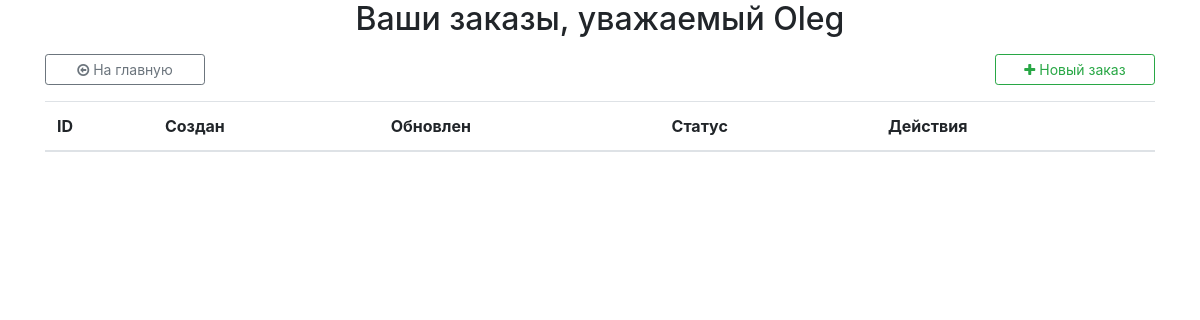
Before: /order/ (signed in) with the older database file.
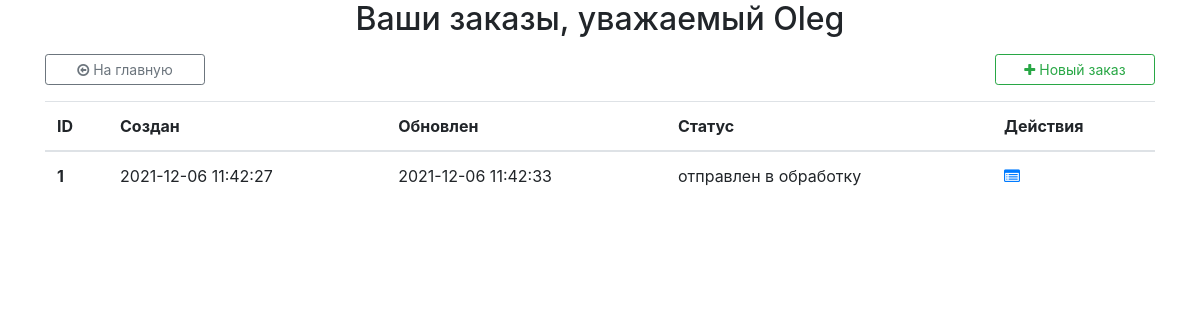
After: the same page with the newer database file.
### ordersapp/models.py (models this page shows, shortened)
class Order(models.Model):
    FORMING = "FM"
    SENT_TO_PROCEED = "STP"
    PROCEEDED = "PRD"
    PAID = "PD"
    READY = "RDY"
    CANCEL = "CNC"
    ORDER_STATUS_CHOICES = (
        (FORMING, "формируется"),
        (SENT_TO_PROCEED, "отправлен в обработку"),
        (PAID, "оплачен"),
        (PROCEEDED, "обрабатывается"),
        (READY, "готов к выдаче"),
        (CANCEL, "отменен"),
    )
    user = models.ForeignKey(settings.AUTH_USER_MODEL, on_delete=models.CASCADE)
    created = models.DateTimeField(verbose_name="создан", auto_now_add=True)
    updated = models.DateTimeField(verbose_name="обновлен", auto_now=True)
    status = models.CharField(verbose_name="статус", max_length=3, choices=ORDER_STATUS_CHOICES, default=FORMING)
    is_active = models.BooleanField(verbose_name="активен", default=True)
    class Meta:
        ordering = ("-created",)
        verbose_name = "заказ"
        verbose_name_plural = "заказы"

### ordersapp/views.py (the view)
class OrderList(ListView):
    model = Order
    def get_queryset(self):
        return Order.objects.filter(user=self.request.user)

### mainapp/context_processors.py (called while the page is built)
def basket(request):
    print("context processor basket works")
    basket = []
    if request.user.is_authenticated:
        basket = Basket.objects.filter(user=request.user)
    return {
        "basket": basket,
    }

### ordersapp/templates/ordersapp/order_list.html (shortened to what this page needs)
{% extends 'ordersapp/base.html' %}
{% load staticfiles %}
{% block content %}
<p class="h2 text-center">
    Ваши заказы, уважаемый
    {% if user.first_name %}{{ user.first_name|title }}{% else %}{{ "пользователь"|capfirst }}{% endif %}
</p>
<p>
<div class="row justify-content-between">
    <div class="col-2">
        <a href="{% url 'main' %}" class="btn btn-sm btn-outline-secondary col-12" role="button"><i
                class="fa fa-arrow-circle-o-left" aria-hidden="true"></i> {{ "на главную"|capfirst }}</a>
    </div>
    <div class="col-2">
        <a href="{% url 'ordersapp:order_create' %}" class="btn btn-sm btn-outline-success col-12" role="button"><i
                class="fa fa-plus" aria-hidden="true"></i> {{ "новый заказ"|capfirst }}</a>
    </div>
</div>
</p>
<p>
<table class="table">
    <thead>
        <tr>
            <th>ID</th>
            <th>Создан</th>
            <th>Обновлен</th>
            <th>Статус</th>
            <th colspan="3">Действия</th>
        </tr>
    </thead>
    <tbody>
        {% for item in object_list %}
        {% if item.is_active %}
        <tr>
            <th scope="row">{{ item.pk }}</th>
            <td>{{ item.created|date:"Y-m-d H:i:s" }}</td>
            <td>{{ item.updated|date:"Y-m-d H:i:s" }}</td>
            <td>{{ item.get_status_display }}</td>
            <td><a href="{% url 'ordersapp:order_read' item.pk %}" data-toggle="tooltip" data-placement="top"
                    title="Просмотр деталей"><i class="fa fa-list-alt" aria-hidden="true"></i></a></td>
            <td>
            </td>
            <td>
            </td>
        </tr>
        {% endif %}
        {% endfor %}
    </tbody>
</table>
</p>
{% endblock content %}

Changed rows visible on the page:
added Order: pk "1", created "2021-12-06 11:42:27", updated "2021-12-06 11:42:33", status "отправлен в обработку"
